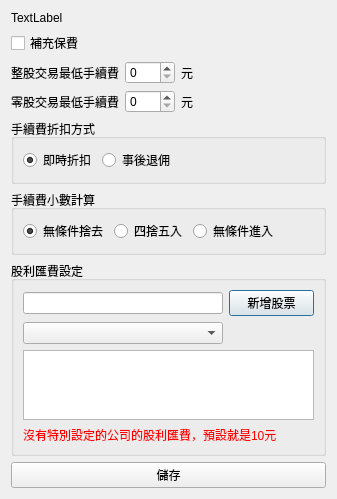
<?xml version="1.0" encoding="UTF-8"?>
<ui version="4.0">
 <class>Dialog</class>
 <widget class="QDialog" name="Dialog">
  <property name="geometry">
   <rect>
    <x>0</x>
    <y>0</y>
    <width>337</width>
    <height>483</height>
   </rect>
  </property>
  <property name="minimumSize">
   <size>
    <width>300</width>
    <height>0</height>
   </size>
  </property>
  <property name="maximumSize">
   <size>
    <width>16777215</width>
    <height>16777215</height>
   </size>
  </property>
  <property name="windowTitle">
   <string/>
  </property>
  <layout class="QVBoxLayout" name="verticalLayout">
   <item>
    <widget class="QLabel" name="qtGroupNameLabel">
     <property name="text">
      <string>TextLabel</string>
     </property>
    </widget>
   </item>
   <item>
    <layout class="QHBoxLayout" name="horizontalLayout_6">
     <item>
      <widget class="QCheckBox" name="qtExtraInsuranceCheckBox">
       <property name="text">
        <string>補充保費</string>
       </property>
      </widget>
     </item>
    </layout>
   </item>
   <item>
    <layout class="QHBoxLayout" name="horizontalLayout_5">
     <item>
      <widget class="QLabel" name="label_4">
       <property name="text">
        <string>整股交易最低手續費</string>
       </property>
      </widget>
     </item>
     <item>
      <widget class="QSpinBox" name="qtMinCommonTradingFeeSpinBox">
       <property name="minimumSize">
        <size>
         <width>50</width>
         <height>0</height>
        </size>
       </property>
      </widget>
     </item>
     <item>
      <widget class="QLabel" name="label_5">
       <property name="text">
        <string>元</string>
       </property>
      </widget>
     </item>
     <item>
      <spacer name="horizontalSpacer_3">
       <property name="orientation">
        <enum>Qt::Horizontal</enum>
       </property>
       <property name="sizeHint" stdset="0">
        <size>
         <width>40</width>
         <height>20</height>
        </size>
       </property>
      </spacer>
     </item>
    </layout>
   </item>
   <item>
    <layout class="QHBoxLayout" name="horizontalLayout_4">
     <item>
      <widget class="QLabel" name="label_2">
       <property name="text">
        <string>零股交易最低手續費</string>
       </property>
      </widget>
     </item>
     <item>
      <widget class="QSpinBox" name="qtMinOddTradingFeeSpinBox">
       <property name="minimumSize">
        <size>
         <width>50</width>
         <height>0</height>
        </size>
       </property>
      </widget>
     </item>
     <item>
      <widget class="QLabel" name="label_3">
       <property name="text">
        <string>元</string>
       </property>
      </widget>
     </item>
     <item>
      <spacer name="horizontalSpacer_2">
       <property name="orientation">
        <enum>Qt::Horizontal</enum>
       </property>
       <property name="sizeHint" stdset="0">
        <size>
         <width>40</width>
         <height>20</height>
        </size>
       </property>
      </spacer>
     </item>
    </layout>
   </item>
   <item>
    <widget class="QGroupBox" name="groupBox_3">
     <property name="title">
      <string>手續費折扣方式</string>
     </property>
     <layout class="QHBoxLayout" name="horizontalLayout_8">
      <item>
       <widget class="QRadioButton" name="qtDiscountImmediateRadioButton">
        <property name="text">
         <string>即時折扣</string>
        </property>
        <property name="checked">
         <bool>true</bool>
        </property>
       </widget>
      </item>
      <item>
       <widget class="QRadioButton" name="qtDiscountPostRadioButton">
        <property name="text">
         <string>事後退佣</string>
        </property>
       </widget>
      </item>
      <item>
       <spacer name="horizontalSpacer_5">
        <property name="orientation">
         <enum>Qt::Horizontal</enum>
        </property>
        <property name="sizeHint" stdset="0">
         <size>
          <width>40</width>
          <height>20</height>
         </size>
        </property>
       </spacer>
      </item>
     </layout>
    </widget>
   </item>
   <item>
    <widget class="QGroupBox" name="groupBox">
     <property name="title">
      <string>手續費小數計算</string>
     </property>
     <layout class="QHBoxLayout" name="horizontalLayout_7">
      <item>
       <widget class="QRadioButton" name="qtRoundDownRadioButton">
        <property name="text">
         <string>無條件捨去</string>
        </property>
        <property name="checked">
         <bool>true</bool>
        </property>
       </widget>
      </item>
      <item>
       <widget class="QRadioButton" name="qtRoundOffRadioButton">
        <property name="text">
         <string>四捨五入</string>
        </property>
       </widget>
      </item>
      <item>
       <widget class="QRadioButton" name="qtRoundUpRadioButton">
        <property name="text">
         <string>無條件進入</string>
        </property>
       </widget>
      </item>
      <item>
       <spacer name="horizontalSpacer_4">
        <property name="orientation">
         <enum>Qt::Horizontal</enum>
        </property>
        <property name="sizeHint" stdset="0">
         <size>
          <width>40</width>
          <height>20</height>
         </size>
        </property>
       </spacer>
      </item>
     </layout>
    </widget>
   </item>
   <item>
    <widget class="QGroupBox" name="groupBox_2">
     <property name="title">
      <string>股利匯費設定</string>
     </property>
     <layout class="QVBoxLayout" name="verticalLayout_2">
      <item>
       <layout class="QHBoxLayout" name="horizontalLayout">
        <item>
         <widget class="QLineEdit" name="qtStockInputLineEdit">
          <property name="minimumSize">
           <size>
            <width>200</width>
            <height>0</height>
           </size>
          </property>
          <property name="maximumSize">
           <size>
            <width>200</width>
            <height>16777215</height>
           </size>
          </property>
         </widget>
        </item>
        <item>
         <widget class="QPushButton" name="qtAddStockPushButton">
          <property name="text">
           <string>新增股票</string>
          </property>
         </widget>
        </item>
       </layout>
      </item>
      <item>
       <layout class="QHBoxLayout" name="horizontalLayout_3">
        <item>
         <widget class="QComboBox" name="qtStockSelectComboBox">
          <property name="minimumSize">
           <size>
            <width>200</width>
            <height>0</height>
           </size>
          </property>
          <property name="maximumSize">
           <size>
            <width>200</width>
            <height>16777215</height>
           </size>
          </property>
         </widget>
        </item>
        <item>
         <spacer name="horizontalSpacer">
          <property name="orientation">
           <enum>Qt::Horizontal</enum>
          </property>
          <property name="sizeHint" stdset="0">
           <size>
            <width>40</width>
            <height>1</height>
           </size>
          </property>
         </spacer>
        </item>
       </layout>
      </item>
      <item>
       <widget class="QTableView" name="qtDividendTransferFeeTableView"/>
      </item>
      <item>
       <widget class="QLabel" name="label">
        <property name="styleSheet">
         <string notr="true">color: rgb(255, 0, 0);</string>
        </property>
        <property name="text">
         <string>沒有特別設定的公司的股利匯費，預設就是10元</string>
        </property>
       </widget>
      </item>
     </layout>
    </widget>
   </item>
   <item>
    <layout class="QHBoxLayout" name="horizontalLayout_2">
     <item>
      <widget class="QPushButton" name="qtOkPushButton">
       <property name="text">
        <string>儲存</string>
       </property>
      </widget>
     </item>
    </layout>
   </item>
  </layout>
 </widget>
 <resources/>
 <connections/>
</ui>
